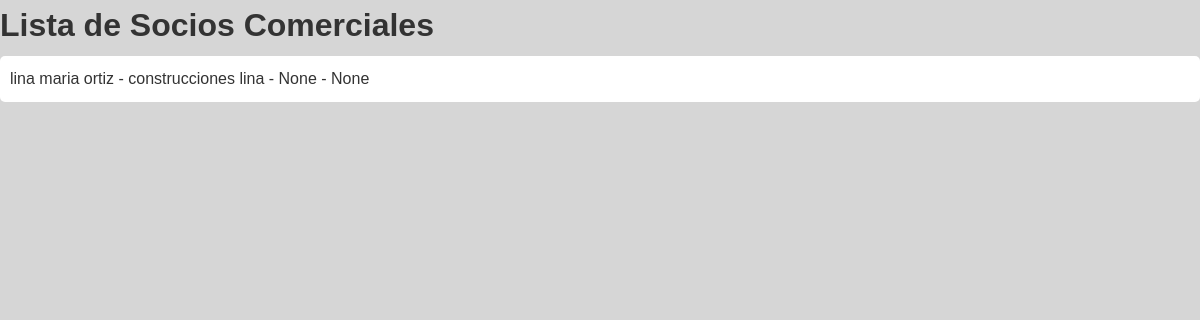
/partners/ (signed in), run on an earlier commit of the app's database.
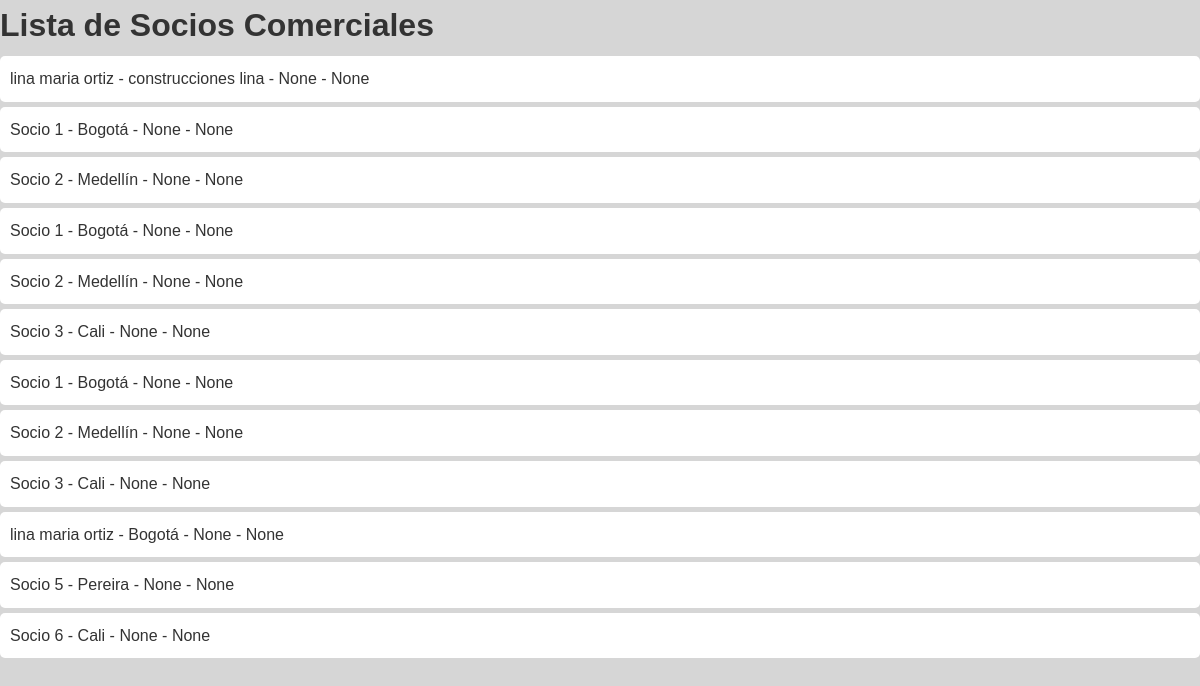
And on a later commit of the database.
### businessapp/models.py (models this page shows, shortened)
class BusinessPartner(models.Model):
    name = models.CharField(max_length=100)
    city = models.CharField(max_length=100)
    affiliation_date = models.DateField(null=True, blank=True)
    sales_history = models.TextField(null=True, blank=True)

### businessapp/views.py (the view)
# urls.py: path('partners/', views.businesspartner_list, name='businesspartner_list'),
def businesspartner_list(request):
    if not request.user.is_authenticated:
        return redirect('login')
    partners = BusinessPartner.objects.all()
    return render(request, 'businessapp/businesspartner_list.html', {'partners': partners})

### businessapp/templates/businessapp/businesspartner_list.html (shortened to what this page needs)
<!DOCTYPE html>
<html>
  <head>
    {% load static %}
    <link rel="stylesheet" href="{% static 'css/style.css' %}?v=1">
  </head>
  <body>
    <h1>Lista de Socios Comerciales</h1>
<ul>
  {% for partner in partners %}
    <li>{{ partner.name }} - {{ partner.city }} - {{ partner.affiliation_date }} - {{ partner.sales_history }}</li>
  {% endfor %}
</ul>
</body>
</html>

### businessapp/static/css/style.css (style rules this page uses)
* { margin: 0; padding: 0; box-sizing: border-box; }
body { font-family: Arial, sans-serif; background-color: #d6d6d6; color: #333; line-height: 1.6; }
li { list-style-type: none; background-color: #fff; padding: 10px; margin: 5px 0; border-radius: 5px; }

What changed in the data, as far as the page shows it:
added BusinessPartner: name "Socio 1", city "Bogotá", affiliation_date "None", sales_history "None"
added BusinessPartner: name "Socio 2", city "Medellín", affiliation_date "None", sales_history "None"
added BusinessPartner: name "Socio 1", city "Bogotá", affiliation_date "None", sales_history "None"
added BusinessPartner: name "Socio 2", city "Medellín", affiliation_date "None", sales_history "None"
added BusinessPartner: name "Socio 3", city "Cali", affiliation_date "None", sales_history "None"
added BusinessPartner: name "Socio 1", city "Bogotá", affiliation_date "None", sales_history "None"
added BusinessPartner: name "Socio 2", city "Medellín", affiliation_date "None", sales_history "None"
added BusinessPartner: name "Socio 3", city "Cali", affiliation_date "None", sales_history "None"
added BusinessPartner: name "lina maria ortiz", city "Bogotá", affiliation_date "None", sales_history "None"
added BusinessPartner: name "Socio 5", city "Pereira", affiliation_date "None", sales_history "None"
added BusinessPartner: name "Socio 6", city "Cali", affiliation_date "None", sales_history "None"
